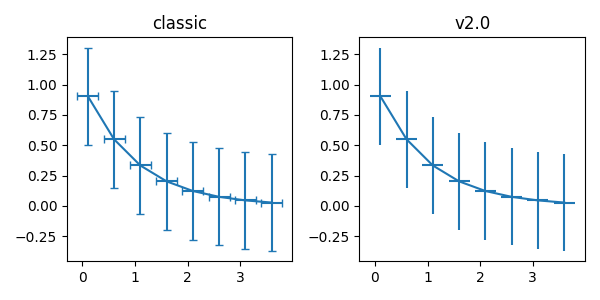

Here is the Python script that generated this plot:
import matplotlib as mpl
import matplotlib.pyplot as plt
import numpy as np

# example data
x = np.arange(0.1, 4, 0.5)
y = np.exp(-x)

# example variable error bar values
yerr = 0.1 + 0.2*np.sqrt(x)
xerr = 0.1 + yerr

def demo(ax, rc, title):
    with mpl.rc_context(rc=rc):
        ax.errorbar(x, y, xerr=0.2, yerr=0.4)
    ax.set_title(title)

fig, (ax1, ax2) = plt.subplots(1, 2, figsize=(6, 3), tight_layout=True)

demo(ax1, {'errorbar.capsize': 3}, 'classic')
demo(ax2, {}, 'v2.0')
